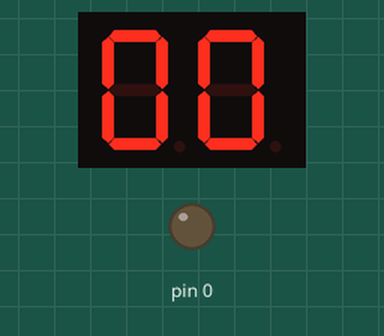
Simulated run of this sketch. Board: Arduino Uno, built with avr-gcc and run on an emulated ATmega328P. Parts: 2-digit seven-segment display, output pins drawn as LEDs (lit = HIGH). Wiring (inferred from the names in the program): 2-digit 7-segment display, segments lit when LOW: segments pin 2, pin 3, pin 4, pin 5, pin 6, pin 7, pin 8, pin 9; digit selects A0, A1. The segment pins are drawn as the display they are named for; pins used as bus, display or sensor lines are not drawn.

Above: at 0.26 s.
At 5.27 s:
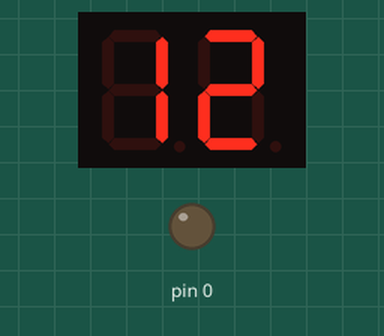
At 9.87 s:
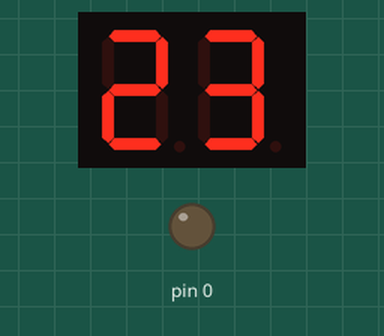
At 19.91 s:
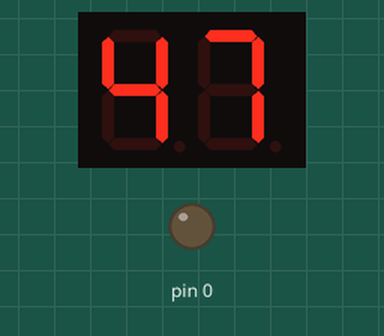
At 29.53 s:
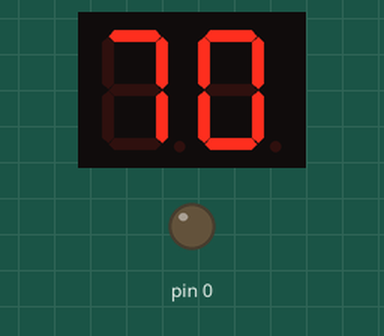
At 39.57 s:
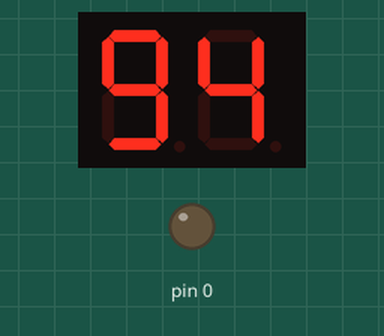

The sketch:

March27.ino
```cpp
// https://www.tinkercad.com/things/fW3sE9LRNoG-2-digit-7-segment-display
// https://www.electronics-tutorials.ws/counter/7-segment-display.html
// https://learn.adafruit.com/ninja-timer-giant-7-segment-display?view=all


//a,b,c,d,e,f,g
byte segValue[10][7] = {
   {0,0,0,0,0,0,1}, //0
   {1,0,0,1,1,1,1}, //1
   {0,0,1,0,0,1,0}, //2
   {0,0,0,0,1,1,0}, //3
   {1,0,0,1,1,0,0}, //4
   {0,1,0,0,1,0,0}, //5
   {0,1,0,0,0,0,0}, //6
   {0,0,0,1,1,1,1}, //7
   {0,0,0,0,0,0,0}, //8
   {0,0,0,0,1,0,0}  //9
};

byte segPin[8]={2,3,4,5,6,7,8,9}; //{a,b,c,d,e,f,g,dp}
byte digitPin[2] = {A0,A1}; //segment

void setup() {
  for(int i=0;i<10;i++){
    pinMode(segPin[i], OUTPUT);
  }
  pinMode(digitPin[0], OUTPUT);
  pinMode(digitPin[1], OUTPUT);
  digitalWrite(digitPin[0], LOW);
  digitalWrite(digitPin[1], LOW);
}

void loop()
{
  for (int i = 0; i<100; i++)
  {
    display_N(i);
    delay(1);
  }
}

void display_N(int num)
{
  // Convierte unidades y decenas
  int und = num % 10;
  int dec = (num % 100) / 10;
  // Refresco dinamico
  for(int i=0; i<100; i++)
  {
    segOutput(1, und, 1);
    segOutput(0, dec, 1);
    delay(2);
  }

  Serial.print(dec);
  Serial.println(und);
}

//LED
void segClear(){
  for(int i=0;i<8;i++){
    digitalWrite(segPin[i], HIGH);
  }
}
//LED
void segOutput(int d, int Number, int dp){
  segClear();
  digitalWrite(digitPin[d], HIGH);
  for(int i=0;i<7;i++){
     digitalWrite(segPin[i], segValue[Number][i]);
  }
  digitalWrite(segPin[7], dp);
  delayMicroseconds(1000);
  digitalWrite(digitPin[d], LOW);
}
```

Measured:
- what the display in image 0 shows lasts 0.5 s, from 0.0 s to 0.5 s
